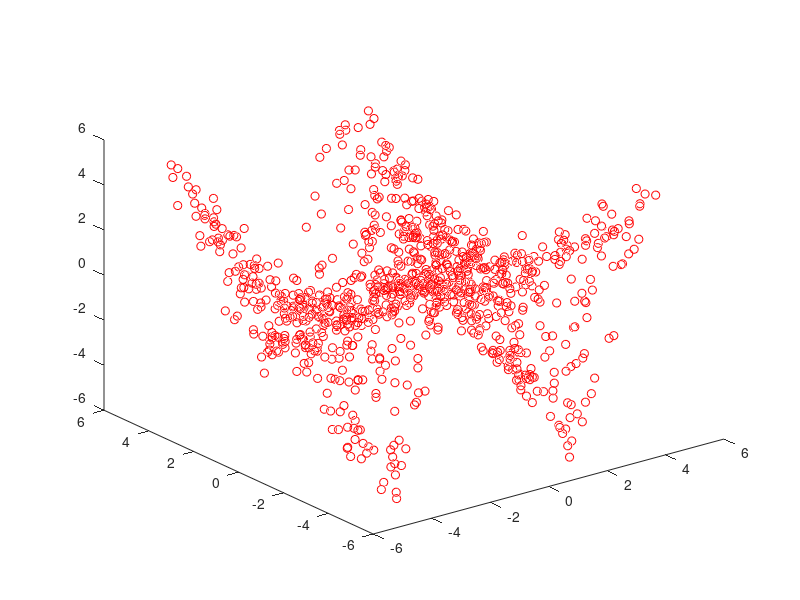

Reproduce this figure in MATLAB. (Note: this script raises an error after producing the figure.)
% gp_nd

% gaussian process example
% https://www.robots.ox.ac.uk/~mebden/reports/GPtutorial.pdf

% control example 
% http://mlg.eng.cam.ac.uk/pub/pdf/KocMurRasLik03.pdf

% multiple gps for estimating a persons pose
% http://www.maths.lth.se/matematiklth/personal/sminchis/code/TGP.html

% multi input gp for control
% http://www.dcs.gla.ac.uk/~rod/publications/KocGirBanMur03.pdf

% gp for uav sys id
% file:///home/andy/Downloads/Hemakumara2013_ICRA_GaussianProcess.pdf

% I think to go to multiple observations, X(i) is a vector not number, for covariance you bustract the complete whole vector
% to get the distance between each entry and then sum the distances. so for X(i) = [1xn] -> xs = sum_j=1^n (X(i,j) - X'(l,j))^2

% next goal is to include a model of a car and predict it's model as it drives around, from x,y,theta,xdot,ydot,thetadot predict x',y',theta',xdot',ydot',thetadot'
% really this means predicting just the dots and then solving for the velocity. I think a key will be to use greedy selection of points so that 
% the matrix inverse is manageable

% maybe as part of the vector include my state information? for puruit evasion.


close all
clear all
clc

x_range = 5;
n_pts = 1000;
n_dimensions = 2;

x = zeros(n_dimensions, n_pts);
y = zeros(1 ,n_pts);

for i=1:floor(n_pts*0.9)
    for j=1:n_dimensions
        x(j,i) = rand()*(2*x_range)-x_range;
    end
    y(i) = x(1,i)*sin(x(2,i))+randn()/2;
end

for i=floor(n_pts*0.9):n_pts
    for j=1:n_dimensions
        x(j,i) = rand()*(x_range)-x_range/2;
    end
    y(i) = x(1,i)*sin(x(2,i))+randn();
end


figure(1)
plot3(x(2,:),x(1,:),y, 'ro')

[ x, y ] = gp_sparse_2d( x, y, 200 );

xcnt = 0;
for xs1 = -x_range:0.5:x_range
    xcnt = xcnt +1;
    ycnt = 0;
    for xs2 = -x_range:0.5:x_range
        ycnt = ycnt+1;
        [ys(xcnt,ycnt), yv(xcnt,ycnt)] = gp_predict_2d([xs1, xs2], x, y);
        yt(xcnt,ycnt) = xs1*sin(xs2);
        ye(xcnt,ycnt)=abs(yt(xcnt,ycnt)-ys(xcnt,ycnt));
    end
end

figure(1)
surf(-x_range:0.5:x_range,-x_range:0.5:x_range,ys,yv)
hold on
plot3(x(2,:),x(1,:),y, 'ro')

figure(2)
surf(-x_range:0.5:x_range,-x_range:0.5:x_range,ye)

figure(3)
surf(-x_range:0.5:x_range,-x_range:0.5:x_range,yt)

figure(4)
plot3(x(2,:),x(1,:),y, 'ro')
grid on